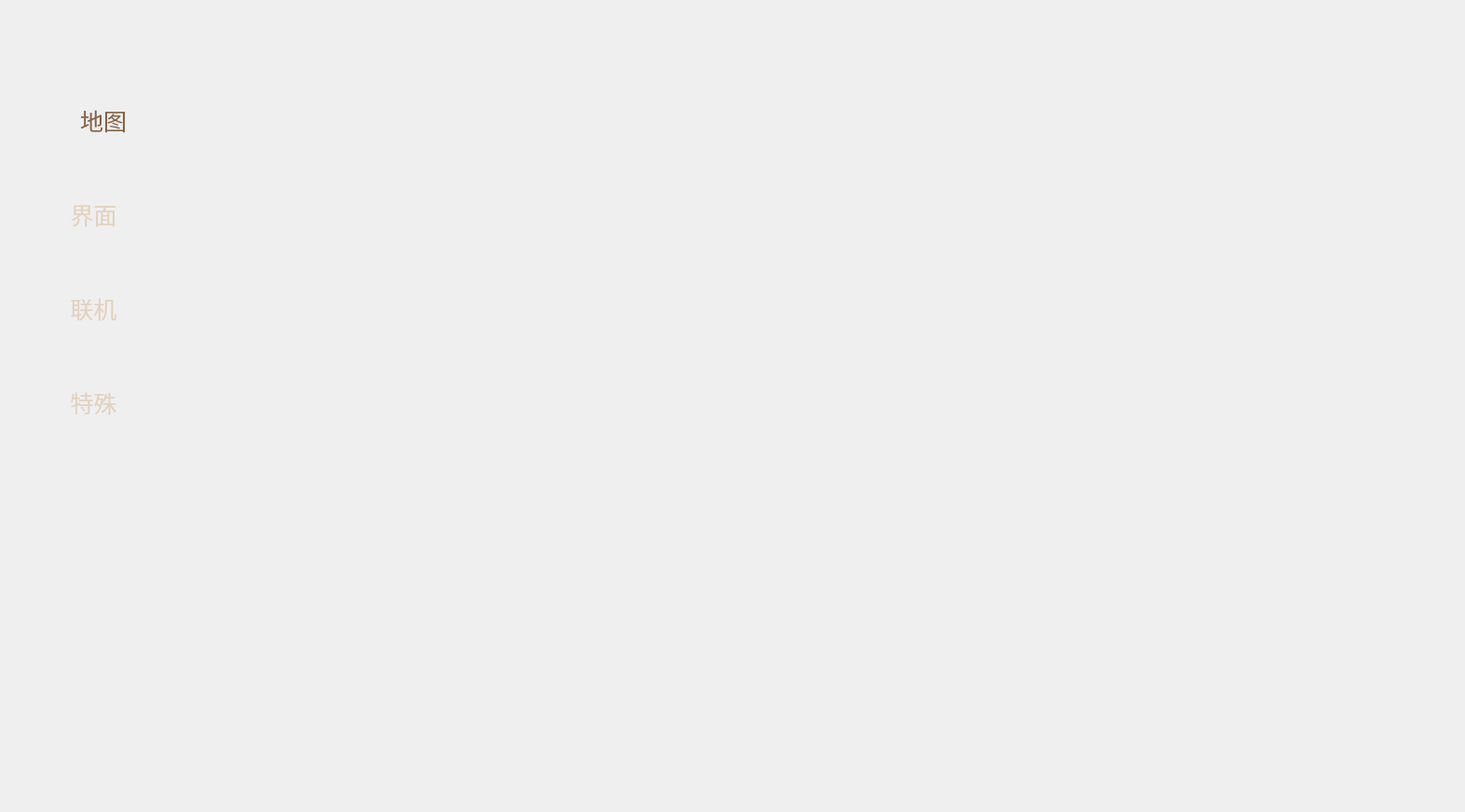
<?xml version="1.0" encoding="UTF-8"?>
<ui version="4.0">
 <class>GenshinImpact_TianLiClass</class>
 <widget class="QMainWindow" name="GenshinImpact_TianLiClass">
  <property name="geometry">
   <rect>
    <x>0</x>
    <y>0</y>
    <width>1573</width>
    <height>872</height>
   </rect>
  </property>
  <property name="windowTitle">
   <string>天理系统</string>
  </property>
  <property name="windowIcon">
   <iconset resource="GenshinImpact_TianLi.qrc">
    <normaloff>:/Logo/resource/Icon.png</normaloff>:/Logo/resource/Icon.png</iconset>
  </property>
  <widget class="QWidget" name="centralWidget">
   <layout class="QGridLayout" name="gridLayout">
    <property name="leftMargin">
     <number>0</number>
    </property>
    <property name="topMargin">
     <number>0</number>
    </property>
    <property name="rightMargin">
     <number>0</number>
    </property>
    <property name="bottomMargin">
     <number>0</number>
    </property>
    <property name="spacing">
     <number>0</number>
    </property>
    <item row="1" column="0" rowspan="2">
     <spacer name="horizontalSpacer">
      <property name="orientation">
       <enum>Qt::Horizontal</enum>
      </property>
      <property name="sizeType">
       <enum>QSizePolicy::Fixed</enum>
      </property>
      <property name="sizeHint" stdset="0">
       <size>
        <width>10</width>
        <height>20</height>
       </size>
      </property>
     </spacer>
    </item>
    <item row="1" column="2" rowspan="2">
     <spacer name="horizontalSpacer_2">
      <property name="orientation">
       <enum>Qt::Horizontal</enum>
      </property>
      <property name="sizeType">
       <enum>QSizePolicy::Fixed</enum>
      </property>
      <property name="sizeHint" stdset="0">
       <size>
        <width>10</width>
        <height>20</height>
       </size>
      </property>
     </spacer>
    </item>
    <item row="3" column="1">
     <spacer name="verticalSpacer">
      <property name="orientation">
       <enum>Qt::Vertical</enum>
      </property>
      <property name="sizeType">
       <enum>QSizePolicy::Fixed</enum>
      </property>
      <property name="sizeHint" stdset="0">
       <size>
        <width>1550</width>
        <height>10</height>
       </size>
      </property>
     </spacer>
    </item>
    <item row="0" column="1">
     <spacer name="verticalSpacer_2">
      <property name="orientation">
       <enum>Qt::Vertical</enum>
      </property>
      <property name="sizeType">
       <enum>QSizePolicy::Fixed</enum>
      </property>
      <property name="sizeHint" stdset="0">
       <size>
        <width>1550</width>
        <height>10</height>
       </size>
      </property>
     </spacer>
    </item>
    <item row="1" column="1" rowspan="2">
     <widget class="QWidget" name="widget" native="true">
      <property name="styleSheet">
       <string notr="true"/>
      </property>
      <widget class="QLabel" name="label_Main">
       <property name="geometry">
        <rect>
         <x>30</x>
         <y>0</y>
         <width>1521</width>
         <height>841</height>
        </rect>
       </property>
       <property name="styleSheet">
        <string notr="true">QLabel
{
background-image:url(:/GenshinImpact_TianLi/resource/主界面背景.png);
}</string>
       </property>
       <property name="text">
        <string/>
       </property>
      </widget>
      <widget class="QPushButton" name="pushButton_Exit">
       <property name="geometry">
        <rect>
         <x>1460</x>
         <y>100</y>
         <width>31</width>
         <height>31</height>
        </rect>
       </property>
       <property name="styleSheet">
        <string notr="true">.QPushButton{
border:none;
image:url(:/GenshinImpact_TianLi/resource/退出按钮.png);

}
.QPushButton:hover{
border:none;
image:url(:/GenshinImpact_TianLi/resource/退出按钮_变暗.png);

}</string>
       </property>
       <property name="text">
        <string/>
       </property>
      </widget>
      <widget class="QLabel" name="label_MainPage">
       <property name="geometry">
        <rect>
         <x>150</x>
         <y>30</y>
         <width>1291</width>
         <height>771</height>
        </rect>
       </property>
       <property name="styleSheet">
        <string notr="true">.QLabel
{
background-image:url(:/GenshinImpact_TianLi/resource/书册.png);
}</string>
       </property>
       <property name="text">
        <string/>
       </property>
      </widget>
      <widget class="QPushButton" name="pushButton_Tab_2">
       <property name="geometry">
        <rect>
         <x>14</x>
         <y>175</y>
         <width>165</width>
         <height>91</height>
        </rect>
       </property>
       <property name="font">
        <font>
         <family>HYWenHei</family>
         <pointsize>-1</pointsize>
        </font>
       </property>
       <property name="styleSheet">
        <string notr="true">.QPushButton{
border:none;
background-repeat:no-repeat;
background-origin:content;
background-image:url(:/TianLi_Tab/resource/TianLi_Tab/冒险手册_标签二.png);

padding-left: 9px;
padding-right: 21px;
font-size:25px;
color:rgb(226, 210, 191);
}
.QPushButton:hover{
background-image:url(:/TianLi_Tab/resource/TianLi_Tab/冒险手册_标签二_变亮.png);

padding-left: 9px;

padding-right: 21px;

}
.QPushButton:checked{
background-image:url(:/TianLi_Tab/resource/TianLi_Tab/Tab_联机_selected.png);

padding-left: 0px;

padding-right: -9px;
color:rgb(134, 99, 67);
}</string>
       </property>
       <property name="text">
        <string>界面</string>
       </property>
       <property name="checkable">
        <bool>true</bool>
       </property>
       <property name="checked">
        <bool>false</bool>
       </property>
       <attribute name="buttonGroup">
        <string notr="true">Tab_ButtonGroup</string>
       </attribute>
      </widget>
      <widget class="QPushButton" name="pushButton_Tab_3">
       <property name="geometry">
        <rect>
         <x>14</x>
         <y>276</y>
         <width>165</width>
         <height>91</height>
        </rect>
       </property>
       <property name="font">
        <font>
         <family>HYWenHei</family>
         <pointsize>-1</pointsize>
        </font>
       </property>
       <property name="styleSheet">
        <string notr="true">.QPushButton{
border:none;
background-repeat:no-repeat;
background-origin:content;
background-image:url(:/TianLi_Tab/resource/TianLi_Tab/冒险手册_标签三.png);

padding-left: 9px;
padding-right: 21px;
font-size:25px;
color:rgb(226, 210, 191);
}
.QPushButton:hover{
background-image:url(:/TianLi_Tab/resource/TianLi_Tab/冒险手册_标签三_变亮.png);

padding-left: 9px;

padding-right: 21px;

}
.QPushButton:checked{
background-image:url(:/TianLi_Tab/resource/TianLi_Tab/Tab_联机_selected.png);

padding-left: 0px;

padding-right: -9px;
color:rgb(134, 99, 67);
}</string>
       </property>
       <property name="text">
        <string>联机</string>
       </property>
       <property name="checkable">
        <bool>true</bool>
       </property>
       <attribute name="buttonGroup">
        <string notr="true">Tab_ButtonGroup</string>
       </attribute>
      </widget>
      <widget class="QPushButton" name="pushButton_Tab_4">
       <property name="geometry">
        <rect>
         <x>14</x>
         <y>377</y>
         <width>165</width>
         <height>91</height>
        </rect>
       </property>
       <property name="font">
        <font>
         <family>HYWenHei</family>
         <pointsize>-1</pointsize>
        </font>
       </property>
       <property name="styleSheet">
        <string notr="true">.QPushButton{
border:none;
background-repeat:no-repeat;
background-origin:content;
background-image:url(:/TianLi_Tab/resource/TianLi_Tab/冒险手册_标签四.png);

padding-left: 9px;
padding-right: 21px;
font-size:25px;
color:rgb(226, 210, 191);
}
.QPushButton:hover{
background-image:url(:/TianLi_Tab/resource/TianLi_Tab/冒险手册_标签四_变亮.png);

padding-left: 9px;

padding-right: 21px;

}
.QPushButton:checked{
background-image:url(:/TianLi_Tab/resource/TianLi_Tab/Tab_特殊_selected.png);

padding-left: 0px;

padding-right: -9px;
color:rgb(134, 99, 67);
}</string>
       </property>
       <property name="text">
        <string>特殊</string>
       </property>
       <property name="checkable">
        <bool>true</bool>
       </property>
       <attribute name="buttonGroup">
        <string notr="true">Tab_ButtonGroup</string>
       </attribute>
      </widget>
      <widget class="QStackedWidget" name="stackedWidget_MainTabPages">
       <property name="geometry">
        <rect>
         <x>160</x>
         <y>40</y>
         <width>1271</width>
         <height>751</height>
        </rect>
       </property>
       <property name="currentIndex">
        <number>0</number>
       </property>
       <widget class="QWidget" name="page">
        <layout class="QHBoxLayout" name="horizontalLayout_2">
         <property name="spacing">
          <number>18</number>
         </property>
         <property name="leftMargin">
          <number>6</number>
         </property>
         <property name="topMargin">
          <number>6</number>
         </property>
         <property name="bottomMargin">
          <number>6</number>
         </property>
         <item>
          <widget class="QWidget" name="widget_2" native="true"/>
         </item>
         <item>
          <widget class="QWidget" name="widget_3" native="true">
           <property name="enabled">
            <bool>true</bool>
           </property>
           <widget class="QWidget" name="widget_MapMask" native="true">
            <property name="geometry">
             <rect>
              <x>0</x>
              <y>0</y>
              <width>621</width>
              <height>731</height>
             </rect>
            </property>
            <layout class="QGridLayout" name="gridLayout_2" rowstretch="0,0,0,0,0" columnstretch="0,0,0">
             <property name="sizeConstraint">
              <enum>QLayout::SetDefaultConstraint</enum>
             </property>
             <property name="leftMargin">
              <number>0</number>
             </property>
             <property name="topMargin">
              <number>0</number>
             </property>
             <property name="rightMargin">
              <number>0</number>
             </property>
             <property name="bottomMargin">
              <number>0</number>
             </property>
             <property name="spacing">
              <number>0</number>
             </property>
             <item row="4" column="2">
              <widget class="QLabel" name="label_MapMask_33">
               <property name="maximumSize">
                <size>
                 <width>31</width>
                 <height>16777215</height>
                </size>
               </property>
               <property name="styleSheet">
                <string notr="true">QLabel
{
background-repeat:no-repeat;
background-origin:content;
background-image:url(:/Tab_DiTu/resource/Tab_DiTu/Tab_DiTu_MaskMap_33.png);
}</string>
               </property>
               <property name="text">
                <string/>
               </property>
              </widget>
             </item>
             <item row="3" column="2">
              <widget class="QLabel" name="label_MapMask_23">
               <property name="maximumSize">
                <size>
                 <width>31</width>
                 <height>16777215</height>
                </size>
               </property>
               <property name="styleSheet">
                <string notr="true">QLabel
{
background-repeat:repeat-y;
background-origin:content;
background-image:url(:/Tab_DiTu/resource/Tab_DiTu/Tab_DiTu_MaskMap_23.png);
}</string>
               </property>
               <property name="text">
                <string/>
               </property>
              </widget>
             </item>
             <item row="3" column="1">
              <widget class="QLabel" name="label_MapMask_22">
               <property name="styleSheet">
                <string notr="true">QLabel
{
background-origin:content;
background-image:url(:/Tab_DiTu/resource/Tab_DiTu/Tab_DiTu_MaskMap_22.png);
}</string>
               </property>
               <property name="text">
                <string/>
               </property>
              </widget>
             </item>
             <item row="1" column="2">
              <widget class="QLabel" name="label_MapMask_13">
               <property name="maximumSize">
                <size>
                 <width>31</width>
                 <height>31</height>
                </size>
               </property>
               <property name="styleSheet">
                <string notr="true">QLabel
{
background-repeat:no-repeat;
background-origin:content;
background-image:url(:/Tab_DiTu/resource/Tab_DiTu/Tab_DiTu_MaskMap_13.png);
}</string>
               </property>
               <property name="text">
                <string/>
               </property>
              </widget>
             </item>
             <item row="1" column="1">
              <widget class="QLabel" name="label_MapMask_12">
               <property name="styleSheet">
                <string notr="true">QLabel
{
background-repeat:repeat-x;
background-origin:content;
background-image:url(:/Tab_DiTu/resource/Tab_DiTu/Tab_DiTu_MaskMap_12.png);
}</string>
               </property>
               <property name="text">
                <string/>
               </property>
              </widget>
             </item>
             <item row="3" column="0">
              <widget class="QLabel" name="label_MapMask_21">
               <property name="maximumSize">
                <size>
                 <width>31</width>
                 <height>16777215</height>
                </size>
               </property>
               <property name="styleSheet">
                <string notr="true">QLabel
{
background-repeat:repeat-y;
background-origin:content;
background-image:url(:/Tab_DiTu/resource/Tab_DiTu/Tab_DiTu_MaskMap_21.png);
}
</string>
               </property>
               <property name="text">
                <string/>
               </property>
              </widget>
             </item>
             <item row="1" column="0">
              <widget class="QLabel" name="label_MapMask_11">
               <property name="maximumSize">
                <size>
                 <width>31</width>
                 <height>31</height>
                </size>
               </property>
               <property name="styleSheet">
                <string notr="true">QLabel
{
background-repeat:no-repeat;
background-origin:content;
background-image:url(:/Tab_DiTu/resource/Tab_DiTu/Tab_DiTu_MaskMap_11.png);
}</string>
               </property>
               <property name="text">
                <string/>
               </property>
              </widget>
             </item>
             <item row="4" column="1">
              <widget class="QLabel" name="label_MapMask_32">
               <property name="styleSheet">
                <string notr="true">QLabel
{
background-repeat:repeat-x;
background-origin:content;
background-image:url(:/Tab_DiTu/resource/Tab_DiTu/Tab_DiTu_MaskMap_32.png);
}</string>
               </property>
               <property name="text">
                <string/>
               </property>
              </widget>
             </item>
             <item row="4" column="0">
              <widget class="QLabel" name="label_MapMask_31">
               <property name="maximumSize">
                <size>
                 <width>31</width>
                 <height>31</height>
                </size>
               </property>
               <property name="styleSheet">
                <string notr="true">QLabel
{
background-repeat:no-repeat;
background-origin:content;
background-image:url(:/Tab_DiTu/resource/Tab_DiTu/Tab_DiTu_MaskMap_31.png);
}</string>
               </property>
               <property name="text">
                <string/>
               </property>
              </widget>
             </item>
            </layout>
           </widget>
          </widget>
         </item>
        </layout>
       </widget>
       <widget class="QWidget" name="page_2"/>
       <widget class="QWidget" name="page_3"/>
       <widget class="QWidget" name="page_4"/>
      </widget>
      <widget class="QPushButton" name="pushButton_Tab_1">
       <property name="geometry">
        <rect>
         <x>14</x>
         <y>74</y>
         <width>165</width>
         <height>91</height>
        </rect>
       </property>
       <property name="minimumSize">
        <size>
         <width>165</width>
         <height>91</height>
        </size>
       </property>
       <property name="maximumSize">
        <size>
         <width>165</width>
         <height>91</height>
        </size>
       </property>
       <property name="font">
        <font>
         <family>HYWenHei</family>
         <pointsize>-1</pointsize>
        </font>
       </property>
       <property name="styleSheet">
        <string notr="true">.QPushButton{
border:none;
background-repeat:no-repeat;
background-origin:content;
background-image:url(:/TianLi_Tab/resource/TianLi_Tab/冒险手册_标签一.png);

padding-left: 9px;
padding-right: 21px;
font-size:25px;
color:rgb(226, 210, 191);
}
.QPushButton:hover{
background-image:url(:/TianLi_Tab/resource/TianLi_Tab/冒险手册_标签一_变亮.png);

padding-left: 9px;

padding-right: 21px;

}
.QPushButton:checked{
background-image:url(:/TianLi_Tab/resource/TianLi_Tab/Tab_地图_selected.png);

padding-left: 0px;

padding-right: -9px;
color:rgb(134, 99, 67);
}</string>
       </property>
       <property name="text">
        <string>地图</string>
       </property>
       <property name="checkable">
        <bool>true</bool>
       </property>
       <property name="checked">
        <bool>true</bool>
       </property>
       <attribute name="buttonGroup">
        <string notr="true">Tab_ButtonGroup</string>
       </attribute>
      </widget>
      <widget class="QWidget" name="verticalLayoutWidget">
       <property name="geometry">
        <rect>
         <x>14</x>
         <y>74</y>
         <width>16</width>
         <height>16</height>
        </rect>
       </property>
       <layout class="QVBoxLayout" name="verticalLayout">
        <property name="sizeConstraint">
         <enum>QLayout::SetDefaultConstraint</enum>
        </property>
       </layout>
      </widget>
      <zorder>label_Main</zorder>
      <zorder>pushButton_Exit</zorder>
      <zorder>label_MainPage</zorder>
      <zorder>stackedWidget_MainTabPages</zorder>
      <zorder>pushButton_Tab_2</zorder>
      <zorder>pushButton_Tab_3</zorder>
      <zorder>pushButton_Tab_4</zorder>
      <zorder>pushButton_Tab_1</zorder>
      <zorder>verticalLayoutWidget</zorder>
     </widget>
    </item>
   </layout>
  </widget>
 </widget>
 <layoutdefault spacing="6" margin="11"/>
 <resources>
  <include location="GenshinImpact_TianLi.qrc"/>
 </resources>
 <connections>
  <connection>
   <sender>pushButton_Exit</sender>
   <signal>clicked()</signal>
   <receiver>GenshinImpact_TianLiClass</receiver>
   <slot>close()</slot>
   <hints>
    <hint type="sourcelabel">
     <x>1445</x>
     <y>138</y>
    </hint>
    <hint type="destinationlabel">
     <x>786</x>
     <y>435</y>
    </hint>
   </hints>
  </connection>
 </connections>
 <buttongroups>
  <buttongroup name="Tab_ButtonGroup"/>
 </buttongroups>
</ui>
